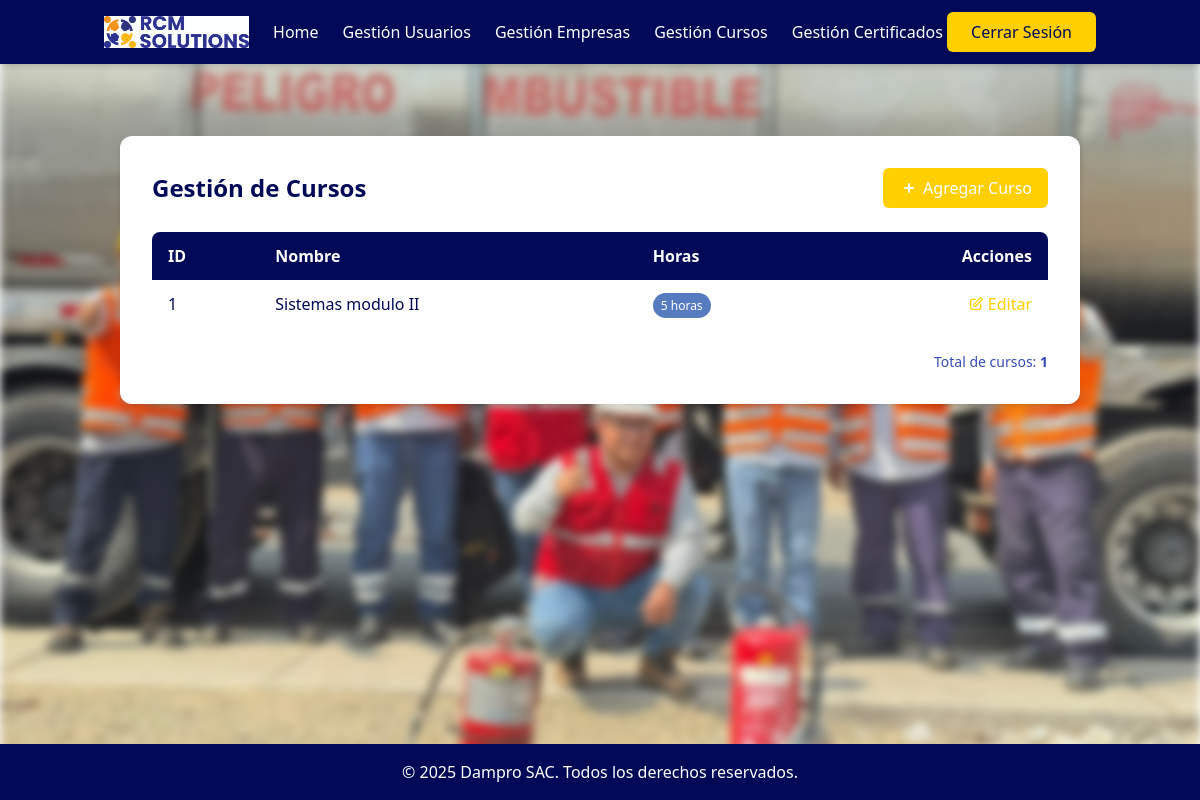
/dashboard/cursos/ (signed in), run on an earlier commit of the app's database.
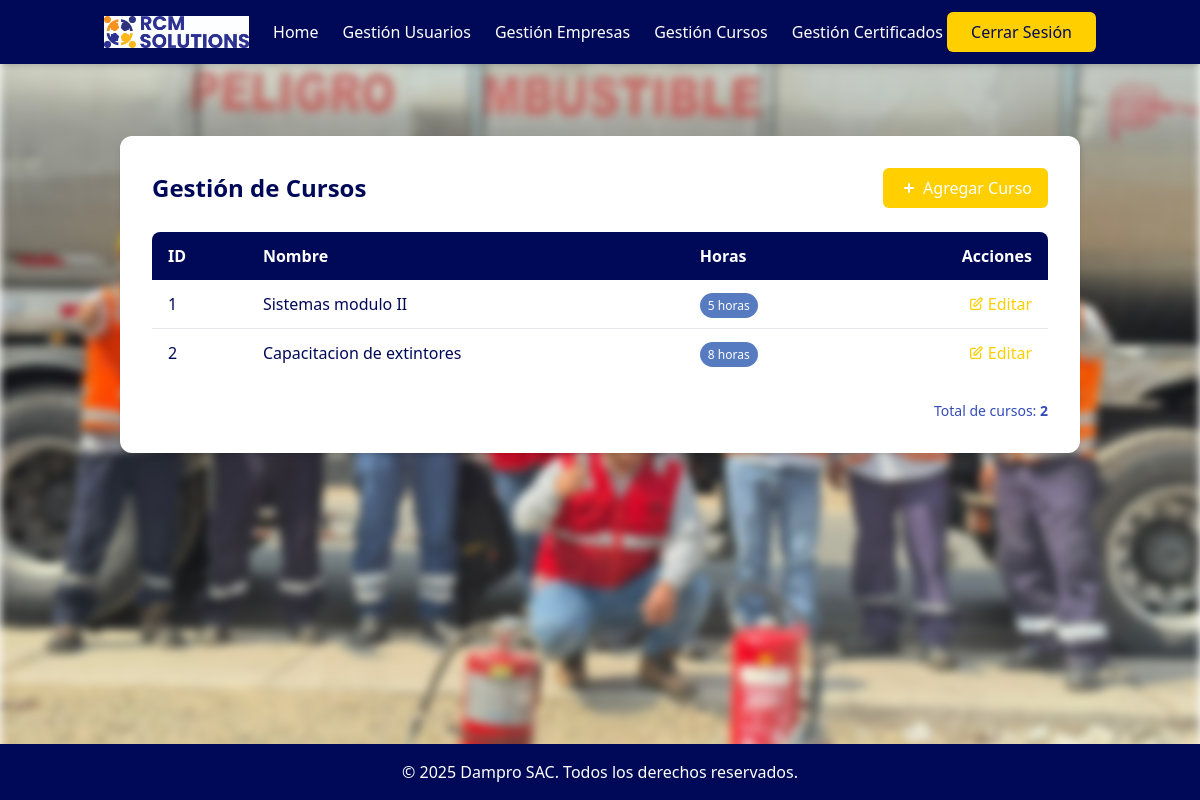
And on a later commit of the database.
### system/models.py (models this page shows)
class Course(models.Model):
    name = models.CharField(max_length=200)
    course_hours = models.PositiveIntegerField()

### system/views.py (the view)
# urls.py: path('dashboard/cursos/', views.gestion_cursos,  name='gestion_cursos'),
@login_required
def gestion_cursos(request):
    cursos = Course.objects.all()
    return render(request, 'system/gestion_cursos.html', {
        'cursos': cursos
    })

### system/views.py (called while the page is built)
def login_required(view_func):
    @wraps(view_func)
    def wrapped_view(request, *args, **kwargs):
        if not request.session.get('user_id'):
            return redirect('system:login')
        return view_func(request, *args, **kwargs)
    return wrapped_view

### system/templates/system/gestion_cursos.html (shortened to what this page needs)
{% extends 'system/base_logged.html' %}
{% block content %}
<section class="gestion-cursos py-12">
  <div class="container mx-auto px-4">
    <div class="bg-rcm-white rounded-xl shadow-md p-8 max-w-6xl mx-auto">
      <div class="flex justify-between items-center mb-6">
        <h1 class="text-2xl font-bold text-rcm-navy">Gestión de Cursos</h1>
        <a href="{% url 'system:add_curso' %}" class="bg-rcm-gold text-rcm-white py-2 px-4 rounded-md font-medium hover:bg-opacity-90 transition-colors flex items-center">
          <svg xmlns="http://www.w3.org/2000/svg" class="h-5 w-5 mr-1" viewBox="0 0 20 20" fill="currentColor">
            <path fill-rule="evenodd" d="M10 5a1 1 0 011 1v3h3a1 1 0 110 2h-3v3a1 1 0 11-2 0v-3H6a1 1 0 110-2h3V6a1 1 0 011-1z" clip-rule="evenodd" />
          </svg>
          Agregar Curso
        </a>
      </div>
      <div class="overflow-x-auto">
        <table class="min-w-full bg-rcm-white">
          <thead>
            <tr class="bg-rcm-navy text-rcm-white">
              <th class="py-3 px-4 text-left font-semibold rounded-tl-lg">ID</th>
              <th class="py-3 px-4 text-left font-semibold">Nombre</th>
              <th class="py-3 px-4 text-left font-semibold">Horas</th>
              <th class="py-3 px-4 text-right font-semibold rounded-tr-lg">Acciones</th>
            </tr>
          </thead>
          <tbody class="divide-y divide-gray-200">
            {% for c in cursos %}
            <tr class="hover:bg-rcm-blue-light/10 transition-colors">
              <td class="py-3 px-4 text-rcm-navy">{{ c.id }}</td>
              <td class="py-3 px-4 text-rcm-navy font-medium">{{ c.name }}</td>
              <td class="py-3 px-4">
                <span class="px-2 py-1 text-xs rounded-full bg-rcm-blue-light text-rcm-white">
                  {{ c.course_hours }} horas
                </span>
              </td>
              <td class="py-3 px-4 text-right">
                <a href="{% url 'system:edit_curso' c.id %}" class="text-rcm-gold hover:underline font-medium flex items-center justify-end">
                  <svg xmlns="http://www.w3.org/2000/svg" class="h-4 w-4 mr-1" fill="none" viewBox="0 0 24 24" stroke="currentColor">
                    <path stroke-linecap="round" stroke-linejoin="round" stroke-width="2" d="M11 5H6a2 2 0 00-2 2v11a2 2 0 002 2h11a2 2 0 002-2v-5m-1.414-9.414a2 2 0 112.828 2.828L11.828 15H9v-2.828l8.586-8.586z" />
                  </svg>
                  Editar
                </a>
              </td>
            </tr>
            {% empty %}
            <tr>
              <td colspan="4" class="py-8 text-center text-rcm-blue-medium italic">No hay cursos registrados.</td>
            </tr>
            {% endfor %}
          </tbody>
        </table>
      </div>
      <div class="mt-6 flex justify-end">
        <div class="text-sm text-rcm-blue-medium">
          Total de cursos: <span class="font-semibold">{{ cursos|length }}</span>
        </div>
      </div>
    </div>
  </div>
</section>
{% endblock %}

What changed in the data, as far as the page shows it:
added Course: id "2", name "Capacitacion de extintores", course_hours "8"
Also different on the page:
{{ cursos|length }}: "1" → "2"
